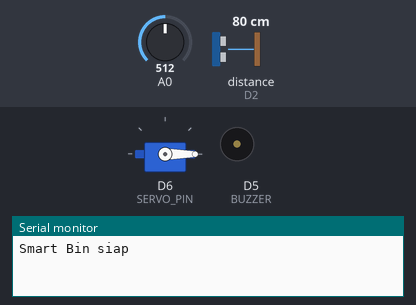
Bench run of a sketch on a simulated ESP8266 (NodeMCU). Shown: servo, buzzer (waves = sounding, pin HIGH), the last lines printed to the serial monitor. Wiring (inferred from the names in the program): ultrasonic range finder: trigger D1; echo D2. The test bench sets the inputs (shaded band); at power-on: distance to the obstacle (sensor on D2) 80 cm, A0 = 512. The echo pulse lasts 58.3 µs per cm; WiFi joins after 1.5 s; servers stay silent unless stated; pins used as bus, display or sensor lines are not drawn.

Above: at 2.7 s.
3.4 s: distance to the obstacle (sensor on D2) set to 17 cm
6.9 s: distance to the obstacle (sensor on D2) set to 13 cm
At 8.22 s:
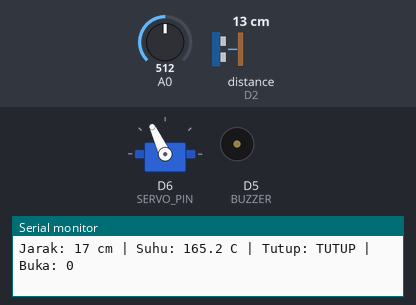
10.4 s: A0 set to 68
13.9 s: A0 set to 59
At 14.07 s:
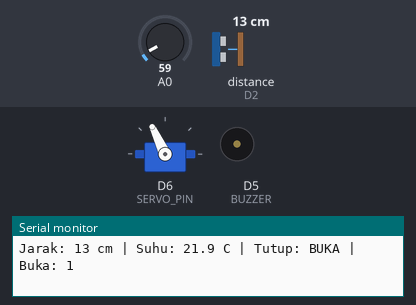
15.4 s: A0 set to 122
At 15.93 s:
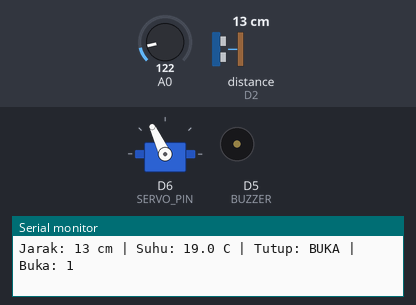
18.9 s: A0 set to 0
At 20.4 s:
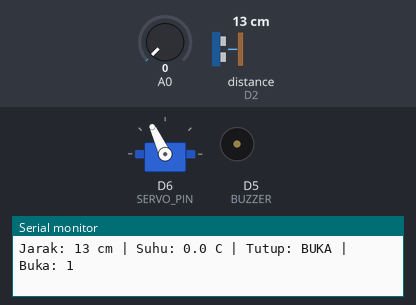
Timing chart, 0 to 21.4 s (numbered marks = the images above; inputs shaded):
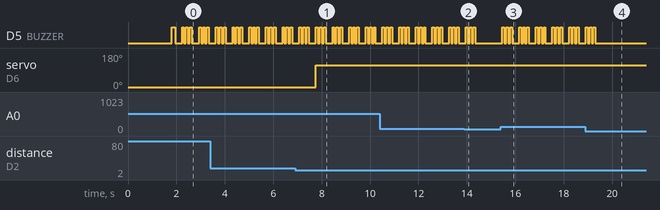

Measured:
- the behaviour switches between 15 and 14 cm on distance to the obstacle (sensor on D2) (found by bisection; images 0 and 1)
- the behaviour switches between 62 and 61 on A0 (found by bisection; images 1 and 2)
- after the input at 6.9 s, servo on D6 (SERVO_PIN): 0° → 115° after 0.86 s
- after the input at 13.9 s, D5 (BUZZER): goes on until 14.4 s, then stays LOW
- after the input at 15.4 s, D5 (BUZZER): LOW → HIGH after 0.07 s, then repeats every 0.69 s: 2 × (LOW 0.08 s, HIGH 0.08 s), LOW 0.29 s, HIGH 0.08 s
- after the input at 18.9 s, D5 (BUZZER): goes on until 19.3 s, then stays LOW
- by itself, D5 (BUZZER): repeats every 0.69 s: 2 × (LOW 0.08 s, HIGH 0.08 s), LOW 0.29 s, HIGH 0.08 s

The sketch:

smart_bin.ino
```cpp
#define BLYNK_TEMPLATE_ID "ID-Blynk_Anda"
#define BLYNK_TEMPLATE_NAME "Nama_Template"
#define BLYNK_AUTH_TOKEN "Token_anda_Blynk"
#define BLYNK_PRINT Serial

#include <ESP8266WiFi.h>
#include <BlynkSimpleEsp8266.h>
#include <Servo.h>

char ssid[] = "Nama Wifi";
char pass[] = "Password";

// ===== PIN =====
#define TRIG      D1
#define ECHO      D2
#define BUZZER    D5
#define SERVO_PIN D6

// ===== PENGATURAN =====
const float JARAK_TANGAN = 15.0;
const float JARAK_MIN    = 2.0;
const float SUHU_BAHAYA  = 20.0;
const int   SERVO_BUKA   = 115;
const int   SERVO_TUTUP  = 0;
const unsigned long TAHAN_BUKA = 1000;

const int BUZZER_ON  = HIGH;
const int BUZZER_OFF = LOW;

Servo tutup;
BlynkTimer timer;

bool terbuka = false;
bool perintahBuka = false;     // dari tombol Blynk
bool buzzerManual = false;
bool sudahNotifSuhu = false;
int  hitungTangan = 0;
int  jumlahBuka = 0;
float suhuTerakhir = 0;
unsigned long waktuTangan = 0;
unsigned long waktuLaporan = 0;

// ===== BLYNK =====
BLYNK_WRITE(V2) {                       // buka tutup dari dashboard
  if (param.asInt() == 1) perintahBuka = true;
}

BLYNK_WRITE(V3) {                       // buzzer manual
  buzzerManual = param.asInt();
  digitalWrite(BUZZER, buzzerManual ? BUZZER_ON : BUZZER_OFF);
}

BLYNK_CONNECTED() {
  Blynk.virtualWrite(V2, 0);
  Blynk.virtualWrite(V3, 0);
  Blynk.virtualWrite(V0, jumlahBuka);
}

void kirimData() {
  Blynk.virtualWrite(V0, jumlahBuka);
  Blynk.virtualWrite(V1, suhuTerakhir);
}

// ===== SENSOR =====
float bacaJarakSekali() {
  digitalWrite(TRIG, LOW);  delayMicroseconds(2);
  digitalWrite(TRIG, HIGH); delayMicroseconds(10);
  digitalWrite(TRIG, LOW);
  long durasi = pulseIn(ECHO, HIGH, 25000);
  if (durasi == 0) return 999;
  return durasi * 0.0343 / 2.0;
}

float bacaJarak() {
  float d[5];
  for (int i = 0; i < 5; i++) { d[i] = bacaJarakSekali(); delay(10); }
  for (int i = 0; i < 4; i++)
    for (int j = i + 1; j < 5; j++)
      if (d[j] < d[i]) { float t = d[i]; d[i] = d[j]; d[j] = t; }
  return d[2];
}

float bacaSuhu() {
  long total = 0;
  for (int i = 0; i < 10; i++) { total += analogRead(A0); delay(5); }
  return (total / 10.0) * (3.3 / 1023.0) * 100.0;
}

// ===== BUZZER =====
void bip(int kali, int lamaMs) {
  for (int i = 0; i < kali; i++) {
    digitalWrite(BUZZER, BUZZER_ON);  delay(lamaMs);
    digitalWrite(BUZZER, BUZZER_OFF); delay(lamaMs);
  }
  digitalWrite(BUZZER, buzzerManual ? BUZZER_ON : BUZZER_OFF);
}

// ===== SETUP =====
void setup() {
  Serial.begin(115200);
  pinMode(TRIG, OUTPUT);
  pinMode(ECHO, INPUT);
  pinMode(BUZZER, OUTPUT);
  digitalWrite(BUZZER, BUZZER_OFF);

  tutup.attach(SERVO_PIN);
  tutup.write(SERVO_TUTUP);

  Blynk.begin(BLYNK_AUTH_TOKEN, ssid, pass);
  timer.setInterval(2000L, kirimData);

  bip(1, 150);
  Serial.println("Smart Bin siap");
}

// ===== LOOP =====
void loop() {
  Blynk.run();
  timer.run();

  unsigned long now = millis();
  float suhu  = bacaSuhu();
  float jarak = bacaJarak();
  suhuTerakhir = suhu;

  if (jarak > JARAK_MIN && jarak < JARAK_TANGAN) hitungTangan++;
  else hitungTangan = 0;

  if (hitungTangan >= 2 || perintahBuka) {
    if (!terbuka) {
      tutup.write(SERVO_BUKA);
      terbuka = true;
      jumlahBuka++;
    }
    waktuTangan = now;
    if (perintahBuka) {
      perintahBuka = false;
      Blynk.virtualWrite(V2, 0);        // switch kembali OFF
    }
  }

  if (terbuka && (now - waktuTangan > TAHAN_BUKA)) {
    tutup.write(SERVO_TUTUP);
    terbuka = false;
  }

  // Peringatan suhu tinggi
  if (suhu >= SUHU_BAHAYA) {
    bip(3, 80);
    if (!sudahNotifSuhu) {
      Blynk.logEvent("suhu_tinggi", "Suhu tong tinggi!");
      sudahNotifSuhu = true;
    }
  } else if (suhu < SUHU_BAHAYA - 5) {
    sudahNotifSuhu = false;
  }

  if (now - waktuLaporan >= 1000) {
    waktuLaporan = now;
    Serial.printf("Jarak: %.0f cm | Suhu: %.1f C | Tutup: %s | Buka: %d\n",
                  jarak, suhu, terbuka ? "BUKA" : "TUTUP", jumlahBuka);
  }

  delay(100);
}
```
